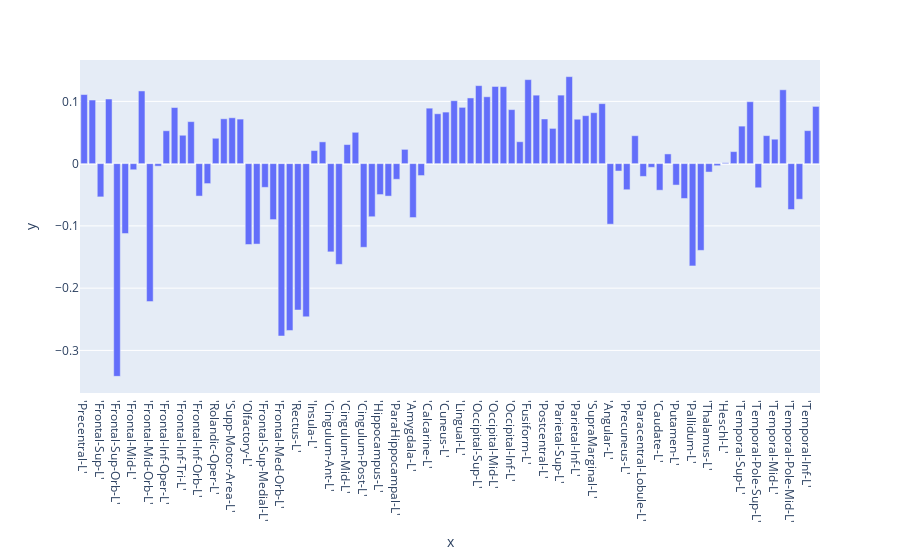
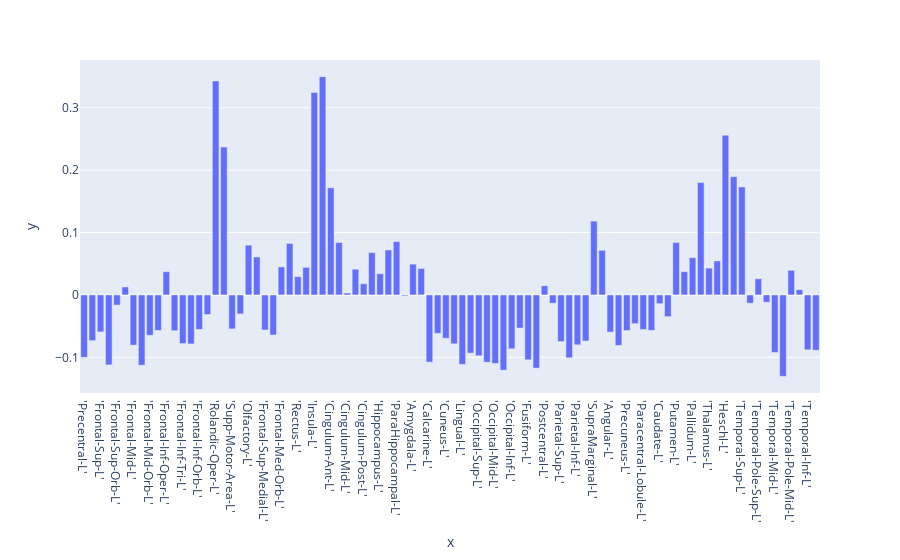
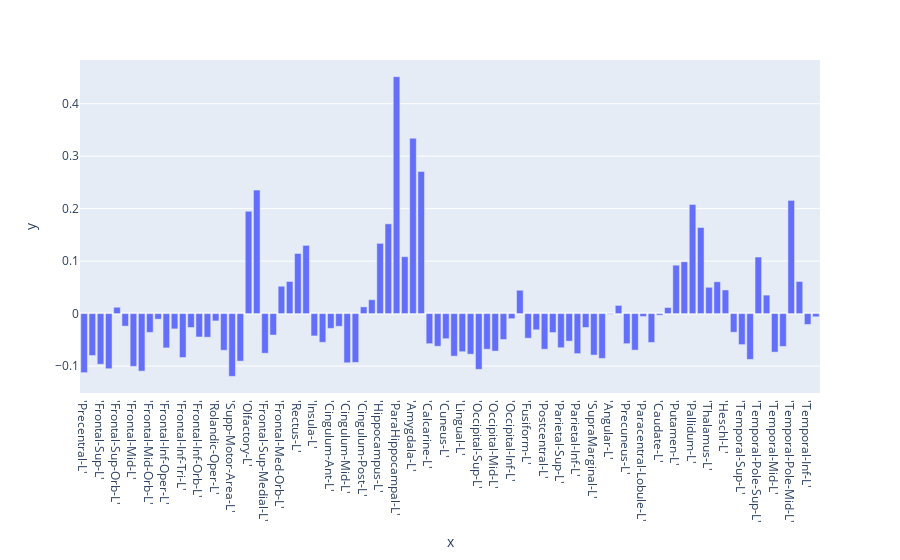
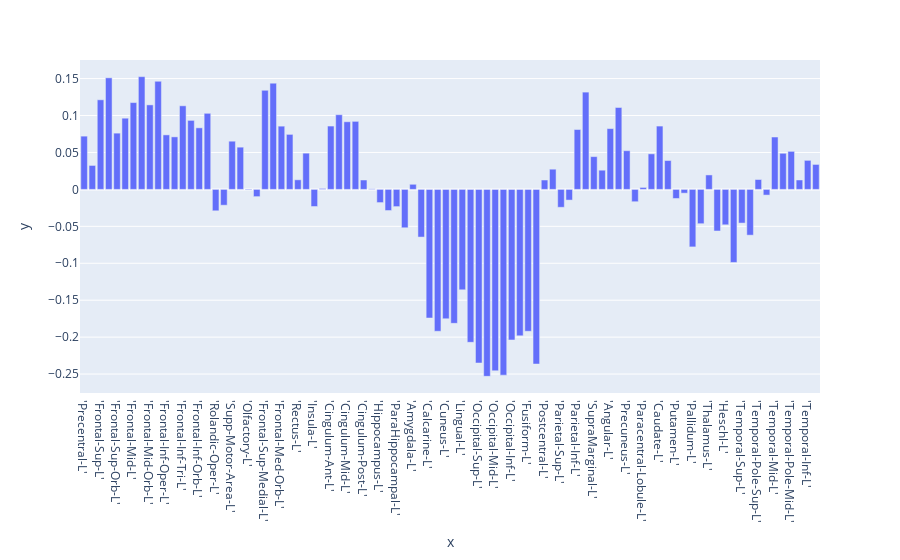

Here is the notebook cell these charts were saved with, in order:
### Code cell
for model in range(7):
    print(f"Model {model}: Pi = {Pis[model]} , kappa = {kappas[model]}")
    fig = px.bar(y=mus[:,model],x=label)
    #fig.update_layout(width=300)
    fig.show()

### Figure 1 — Plotly figure (JSON) as saved in the notebook; plotly's stock layout.template omitted (floating-point values rounded to 4 significant figures)
{"data": [{"alignmentgroup": "True", "hovertemplate": "x=%{x}<br>y=%{y}<extra></extra>", "legendgroup": "", "marker": {"color": "#636efa", "pattern": {"shape": ""}}, "name": "", "offsetgroup": "", "orientation": "v", "showlegend": false, "textposition": "auto", "type": "bar", "x": ["'Precentral-L'", "'Precentral-R'", "'Frontal-Sup-L'", "'Frontal-Sup-R'", "'Frontal-Sup-Orb-L'", "'Frontal-Sup-Orb-R'", "'Frontal-Mid-L'", "'Frontal-Mid-R'", "'Frontal-Mid-Orb-L'", "'Frontal-Mid-Orb-R'", "'Frontal-Inf-Oper-L'", "'Frontal-Inf-Oper-R'", "'Frontal-Inf-Tri-L'", "'Frontal-Inf-Tri-R'", "'Frontal-Inf-Orb-L'", "'Frontal-Inf-Orb-R'", "'Rolandic-Oper-L'", "'Rolandic-Oper-R'", "'Supp-Motor-Area-L'", "'Supp-Motor-Area-R'", "'Olfactory-L'", "'Olfactory-R'", "'Frontal-Sup-Medial-L'", "'Frontal-Sup-Medial-R'", "'Frontal-Med-Orb-L'", "'Frontal-Med-Orb-R'", "'Rectus-L'", "'Rectus-R'", "'Insula-L'", "'Insula-R'", "'Cingulum-Ant-L'", "'Cingulum-Ant-R'", "'Cingulum-Mid-L'", "'Cingulum-Mid-R'", "'Cingulum-Post-L'", "'Cingulum-Post-R'", "'Hippocampus-L'", "'Hippocampus-R'", "'ParaHippocampal-L'", "'ParaHippocampal-R'", "'Amygdala-L'", "'Amygdala-R'", "'Calcarine-L'", "'Calcarine-R'", "'Cuneus-L'", "'Cuneus-R'", "'Lingual-L'", "'Lingual-R'", "'Occipital-Sup-L'", "'Occipital-Sup-R'", "'Occipital-Mid-L'", "'Occipital-Mid-R'", "'Occipital-Inf-L'", "'Occipital-Inf-R'", "'Fusiform-L'", "'Fusiform-R'", "'Postcentral-L'", "'Postcentral-R'", "'Parietal-Sup-L'", "'Parietal-Sup-R'", "'Parietal-Inf-L'", "'Parietal-Inf-R'", "'SupraMarginal-L'", "'SupraMarginal-R'", "'Angular-L'", "'Angular-R'", "'Precuneus-L'", "'Precuneus-R'", "'Paracentral-Lobule-L'", "'Paracentral-Lobule-R'", "'Caudate-L'", "'Caudate-R'", "'Putamen-L'", "'Putamen-R'", "'Pallidum-L'", "'Pallidum-R'", "'Thalamus-L'", "'Thalamus-R'", "'Heschl-L'", "'Heschl-R'", "'Temporal-Sup-L'", "'Temporal-Sup-R'", "'Temporal-Pole-Sup-L'", "'Temporal-Pole-Sup-R'", "'Temporal-Mid-L'", "'Temporal-Mid-R'", "'Temporal-Pole-Mid-L'", "'Temporal-Pole-Mid-R'", "'Temporal-Inf-L'", "'Temporal-Inf-R'"], "xaxis": "x", "y": [0.1109, 0.1022, -0.05341, 0.1038, -0.3417, -0.1123, -0.009839, 0.1168, -0.2216, -0.004075, 0.05282, 0.0901, 0.04559, 0.06747, -0.05213, -0.03205, 0.04076, 0.07201, 0.07365, 0.07154, -0.1299, -0.1292, -0.03811, -0.08988, -0.2769, -0.268, -0.2351, -0.246, 0.02097, 0.03497, -0.1417, -0.1618, 0.03062, 0.05033, -0.1344, -0.0853, -0.04969, -0.05216, -0.02515, 0.02293, -0.08661, -0.01915, 0.08909, 0.08011, 0.0828, 0.101, 0.09038, 0.1055, 0.1253, 0.1074, 0.124, 0.1237, 0.08678, 0.03519, 0.1349, 0.11, 0.07175, 0.05659, 0.1101, 0.1397, 0.07133, 0.07705, 0.08184, 0.09632, -0.09724, -0.01189, -0.04193, 0.04486, -0.02054, -0.005949, -0.0427, 0.01558, -0.03441, -0.05597, -0.1643, -0.1393, -0.01352, -0.003347, 0.001452, 0.01933, 0.06025, 0.09947, -0.03877, 0.04497, 0.03925, 0.1186, -0.07369, -0.05722, 0.05299, 0.09193], "yaxis": "y"}], "layout": {"barmode": "relative", "legend": {"tracegroupgap": 0}, "margin": {"t": 60}, "xaxis": {"anchor": "y", "domain": [0, 1], "title": {"text": "x"}}, "yaxis": {"anchor": "x", "domain": [0, 1], "title": {"text": "y"}}}}

### Figure 2 — Plotly figure (JSON) as saved in the notebook; plotly's stock layout.template omitted (floating-point values rounded to 4 significant figures)
{"data": [{"alignmentgroup": "True", "hovertemplate": "x=%{x}<br>y=%{y}<extra></extra>", "legendgroup": "", "marker": {"color": "#636efa", "pattern": {"shape": ""}}, "name": "", "offsetgroup": "", "orientation": "v", "showlegend": false, "textposition": "auto", "type": "bar", "x": ["'Precentral-L'", "'Precentral-R'", "'Frontal-Sup-L'", "'Frontal-Sup-R'", "'Frontal-Sup-Orb-L'", "'Frontal-Sup-Orb-R'", "'Frontal-Mid-L'", "'Frontal-Mid-R'", "'Frontal-Mid-Orb-L'", "'Frontal-Mid-Orb-R'", "'Frontal-Inf-Oper-L'", "'Frontal-Inf-Oper-R'", "'Frontal-Inf-Tri-L'", "'Frontal-Inf-Tri-R'", "'Frontal-Inf-Orb-L'", "'Frontal-Inf-Orb-R'", "'Rolandic-Oper-L'", "'Rolandic-Oper-R'", "'Supp-Motor-Area-L'", "'Supp-Motor-Area-R'", "'Olfactory-L'", "'Olfactory-R'", "'Frontal-Sup-Medial-L'", "'Frontal-Sup-Medial-R'", "'Frontal-Med-Orb-L'", "'Frontal-Med-Orb-R'", "'Rectus-L'", "'Rectus-R'", "'Insula-L'", "'Insula-R'", "'Cingulum-Ant-L'", "'Cingulum-Ant-R'", "'Cingulum-Mid-L'", "'Cingulum-Mid-R'", "'Cingulum-Post-L'", "'Cingulum-Post-R'", "'Hippocampus-L'", "'Hippocampus-R'", "'ParaHippocampal-L'", "'ParaHippocampal-R'", "'Amygdala-L'", "'Amygdala-R'", "'Calcarine-L'", "'Calcarine-R'", "'Cuneus-L'", "'Cuneus-R'", "'Lingual-L'", "'Lingual-R'", "'Occipital-Sup-L'", "'Occipital-Sup-R'", "'Occipital-Mid-L'", "'Occipital-Mid-R'", "'Occipital-Inf-L'", "'Occipital-Inf-R'", "'Fusiform-L'", "'Fusiform-R'", "'Postcentral-L'", "'Postcentral-R'", "'Parietal-Sup-L'", "'Parietal-Sup-R'", "'Parietal-Inf-L'", "'Parietal-Inf-R'", "'SupraMarginal-L'", "'SupraMarginal-R'", "'Angular-L'", "'Angular-R'", "'Precuneus-L'", "'Precuneus-R'", "'Paracentral-Lobule-L'", "'Paracentral-Lobule-R'", "'Caudate-L'", "'Caudate-R'", "'Putamen-L'", "'Putamen-R'", "'Pallidum-L'", "'Pallidum-R'", "'Thalamus-L'", "'Thalamus-R'", "'Heschl-L'", "'Heschl-R'", "'Temporal-Sup-L'", "'Temporal-Sup-R'", "'Temporal-Pole-Sup-L'", "'Temporal-Pole-Sup-R'", "'Temporal-Mid-L'", "'Temporal-Mid-R'", "'Temporal-Pole-Mid-L'", "'Temporal-Pole-Mid-R'", "'Temporal-Inf-L'", "'Temporal-Inf-R'"], "xaxis": "x", "y": [-0.1, -0.07329, -0.0592, -0.1121, -0.01623, 0.0128, -0.08053, -0.1127, -0.06463, -0.05694, 0.03726, -0.05729, -0.07796, -0.07856, -0.05524, -0.03135, 0.343, 0.2372, -0.05439, -0.03049, 0.0798, 0.06087, -0.05624, -0.06412, 0.04495, 0.08258, 0.02923, 0.04416, 0.3247, 0.3499, 0.1718, 0.08396, 0.003091, 0.0413, 0.01798, 0.06782, 0.03399, 0.07214, 0.08556, -0.001519, 0.04937, 0.04231, -0.1077, -0.06158, -0.0694, -0.07831, -0.1113, -0.09322, -0.09743, -0.1078, -0.1099, -0.1206, -0.08636, -0.05309, -0.104, -0.1173, 0.01474, -0.01324, -0.07469, -0.1007, -0.07991, -0.07379, 0.1184, 0.07157, -0.05959, -0.08091, -0.05707, -0.04609, -0.05531, -0.05681, -0.01395, -0.03479, 0.08391, 0.03728, 0.05971, 0.1802, 0.04301, 0.05453, 0.2561, 0.1896, 0.1731, -0.01326, 0.02587, -0.01167, -0.09208, -0.1305, 0.03947, 0.008433, -0.08795, -0.08867], "yaxis": "y"}], "layout": {"barmode": "relative", "legend": {"tracegroupgap": 0}, "margin": {"t": 60}, "xaxis": {"anchor": "y", "domain": [0, 1], "title": {"text": "x"}}, "yaxis": {"anchor": "x", "domain": [0, 1], "title": {"text": "y"}}}}

### Figure 3 — Plotly figure (JSON) as saved in the notebook; plotly's stock layout.template omitted (floating-point values rounded to 4 significant figures)
{"data": [{"alignmentgroup": "True", "hovertemplate": "x=%{x}<br>y=%{y}<extra></extra>", "legendgroup": "", "marker": {"color": "#636efa", "pattern": {"shape": ""}}, "name": "", "offsetgroup": "", "orientation": "v", "showlegend": false, "textposition": "auto", "type": "bar", "x": ["'Precentral-L'", "'Precentral-R'", "'Frontal-Sup-L'", "'Frontal-Sup-R'", "'Frontal-Sup-Orb-L'", "'Frontal-Sup-Orb-R'", "'Frontal-Mid-L'", "'Frontal-Mid-R'", "'Frontal-Mid-Orb-L'", "'Frontal-Mid-Orb-R'", "'Frontal-Inf-Oper-L'", "'Frontal-Inf-Oper-R'", "'Frontal-Inf-Tri-L'", "'Frontal-Inf-Tri-R'", "'Frontal-Inf-Orb-L'", "'Frontal-Inf-Orb-R'", "'Rolandic-Oper-L'", "'Rolandic-Oper-R'", "'Supp-Motor-Area-L'", "'Supp-Motor-Area-R'", "'Olfactory-L'", "'Olfactory-R'", "'Frontal-Sup-Medial-L'", "'Frontal-Sup-Medial-R'", "'Frontal-Med-Orb-L'", "'Frontal-Med-Orb-R'", "'Rectus-L'", "'Rectus-R'", "'Insula-L'", "'Insula-R'", "'Cingulum-Ant-L'", "'Cingulum-Ant-R'", "'Cingulum-Mid-L'", "'Cingulum-Mid-R'", "'Cingulum-Post-L'", "'Cingulum-Post-R'", "'Hippocampus-L'", "'Hippocampus-R'", "'ParaHippocampal-L'", "'ParaHippocampal-R'", "'Amygdala-L'", "'Amygdala-R'", "'Calcarine-L'", "'Calcarine-R'", "'Cuneus-L'", "'Cuneus-R'", "'Lingual-L'", "'Lingual-R'", "'Occipital-Sup-L'", "'Occipital-Sup-R'", "'Occipital-Mid-L'", "'Occipital-Mid-R'", "'Occipital-Inf-L'", "'Occipital-Inf-R'", "'Fusiform-L'", "'Fusiform-R'", "'Postcentral-L'", "'Postcentral-R'", "'Parietal-Sup-L'", "'Parietal-Sup-R'", "'Parietal-Inf-L'", "'Parietal-Inf-R'", "'SupraMarginal-L'", "'SupraMarginal-R'", "'Angular-L'", "'Angular-R'", "'Precuneus-L'", "'Precuneus-R'", "'Paracentral-Lobule-L'", "'Paracentral-Lobule-R'", "'Caudate-L'", "'Caudate-R'", "'Putamen-L'", "'Putamen-R'", "'Pallidum-L'", "'Pallidum-R'", "'Thalamus-L'", "'Thalamus-R'", "'Heschl-L'", "'Heschl-R'", "'Temporal-Sup-L'", "'Temporal-Sup-R'", "'Temporal-Pole-Sup-L'", "'Temporal-Pole-Sup-R'", "'Temporal-Mid-L'", "'Temporal-Mid-R'", "'Temporal-Pole-Mid-L'", "'Temporal-Pole-Mid-R'", "'Temporal-Inf-L'", "'Temporal-Inf-R'"], "xaxis": "x", "y": [-0.1125, -0.07984, -0.09651, -0.105, 0.01212, -0.02389, -0.1006, -0.1096, -0.03581, -0.01063, -0.06531, -0.0291, -0.08368, -0.0265, -0.04453, -0.04501, -0.01392, -0.06983, -0.1196, -0.09053, 0.195, 0.2355, -0.07552, -0.04085, 0.05208, 0.0612, 0.1145, 0.13, -0.04253, -0.05469, -0.02817, -0.02422, -0.09368, -0.09298, 0.01285, 0.02643, 0.1338, 0.1711, 0.4515, 0.1085, 0.3341, 0.271, -0.05732, -0.06221, -0.04782, -0.08105, -0.07259, -0.07732, -0.1062, -0.06782, -0.07142, -0.04939, -0.009747, 0.04449, -0.04684, -0.03089, -0.06788, -0.03611, -0.06505, -0.05248, -0.07623, -0.02648, -0.07904, -0.08536, -0.001151, 0.01561, -0.0573, -0.06959, -0.005549, -0.05494, -0.002992, 0.01163, 0.09224, 0.09869, 0.208, 0.1641, 0.05013, 0.06068, 0.04506, -0.03551, -0.05906, -0.08728, 0.1078, 0.03524, -0.07339, -0.06257, 0.2158, 0.06115, -0.02072, -0.006023], "yaxis": "y"}], "layout": {"barmode": "relative", "legend": {"tracegroupgap": 0}, "margin": {"t": 60}, "xaxis": {"anchor": "y", "domain": [0, 1], "title": {"text": "x"}}, "yaxis": {"anchor": "x", "domain": [0, 1], "title": {"text": "y"}}}}

### Figure 4 — Plotly figure (JSON) as saved in the notebook; plotly's stock layout.template omitted (floating-point values rounded to 4 significant figures)
{"data": [{"alignmentgroup": "True", "hovertemplate": "x=%{x}<br>y=%{y}<extra></extra>", "legendgroup": "", "marker": {"color": "#636efa", "pattern": {"shape": ""}}, "name": "", "offsetgroup": "", "orientation": "v", "showlegend": false, "textposition": "auto", "type": "bar", "x": ["'Precentral-L'", "'Precentral-R'", "'Frontal-Sup-L'", "'Frontal-Sup-R'", "'Frontal-Sup-Orb-L'", "'Frontal-Sup-Orb-R'", "'Frontal-Mid-L'", "'Frontal-Mid-R'", "'Frontal-Mid-Orb-L'", "'Frontal-Mid-Orb-R'", "'Frontal-Inf-Oper-L'", "'Frontal-Inf-Oper-R'", "'Frontal-Inf-Tri-L'", "'Frontal-Inf-Tri-R'", "'Frontal-Inf-Orb-L'", "'Frontal-Inf-Orb-R'", "'Rolandic-Oper-L'", "'Rolandic-Oper-R'", "'Supp-Motor-Area-L'", "'Supp-Motor-Area-R'", "'Olfactory-L'", "'Olfactory-R'", "'Frontal-Sup-Medial-L'", "'Frontal-Sup-Medial-R'", "'Frontal-Med-Orb-L'", "'Frontal-Med-Orb-R'", "'Rectus-L'", "'Rectus-R'", "'Insula-L'", "'Insula-R'", "'Cingulum-Ant-L'", "'Cingulum-Ant-R'", "'Cingulum-Mid-L'", "'Cingulum-Mid-R'", "'Cingulum-Post-L'", "'Cingulum-Post-R'", "'Hippocampus-L'", "'Hippocampus-R'", "'ParaHippocampal-L'", "'ParaHippocampal-R'", "'Amygdala-L'", "'Amygdala-R'", "'Calcarine-L'", "'Calcarine-R'", "'Cuneus-L'", "'Cuneus-R'", "'Lingual-L'", "'Lingual-R'", "'Occipital-Sup-L'", "'Occipital-Sup-R'", "'Occipital-Mid-L'", "'Occipital-Mid-R'", "'Occipital-Inf-L'", "'Occipital-Inf-R'", "'Fusiform-L'", "'Fusiform-R'", "'Postcentral-L'", "'Postcentral-R'", "'Parietal-Sup-L'", "'Parietal-Sup-R'", "'Parietal-Inf-L'", "'Parietal-Inf-R'", "'SupraMarginal-L'", "'SupraMarginal-R'", "'Angular-L'", "'Angular-R'", "'Precuneus-L'", "'Precuneus-R'", "'Paracentral-Lobule-L'", "'Paracentral-Lobule-R'", "'Caudate-L'", "'Caudate-R'", "'Putamen-L'", "'Putamen-R'", "'Pallidum-L'", "'Pallidum-R'", "'Thalamus-L'", "'Thalamus-R'", "'Heschl-L'", "'Heschl-R'", "'Temporal-Sup-L'", "'Temporal-Sup-R'", "'Temporal-Pole-Sup-L'", "'Temporal-Pole-Sup-R'", "'Temporal-Mid-L'", "'Temporal-Mid-R'", "'Temporal-Pole-Mid-L'", "'Temporal-Pole-Mid-R'", "'Temporal-Inf-L'", "'Temporal-Inf-R'"], "xaxis": "x", "y": [0.0721, 0.03243, 0.1213, 0.151, 0.07616, 0.0964, 0.1175, 0.1526, 0.1144, 0.1464, 0.07379, 0.0711, 0.1132, 0.09341, 0.08334, 0.103, -0.02899, -0.02142, 0.06524, 0.05718, -0.0007997, -0.009812, 0.1342, 0.1437, 0.08561, 0.07447, 0.01299, 0.04905, -0.02318, 0.001294, 0.08575, 0.1011, 0.09158, 0.09212, 0.01271, 0.0007971, -0.01784, -0.0286, -0.02329, -0.05195, 0.006903, -0.06455, -0.1741, -0.1921, -0.1751, -0.1813, -0.1359, -0.207, -0.235, -0.2531, -0.2455, -0.2514, -0.2038, -0.1983, -0.1921, -0.2364, 0.01269, 0.02735, -0.02423, -0.01448, 0.08105, 0.1317, 0.04436, 0.026, 0.08227, 0.1109, 0.0524, -0.01668, 0.002658, 0.04812, 0.08572, 0.03906, -0.01231, -0.005111, -0.07785, -0.04643, 0.01956, -0.05629, -0.04794, -0.09889, -0.0456, -0.06196, 0.01338, -0.007705, 0.0709, 0.04889, 0.0515, 0.01274, 0.03931, 0.03379], "yaxis": "y"}], "layout": {"barmode": "relative", "legend": {"tracegroupgap": 0}, "margin": {"t": 60}, "xaxis": {"anchor": "y", "domain": [0, 1], "title": {"text": "x"}}, "yaxis": {"anchor": "x", "domain": [0, 1], "title": {"text": "y"}}}}
